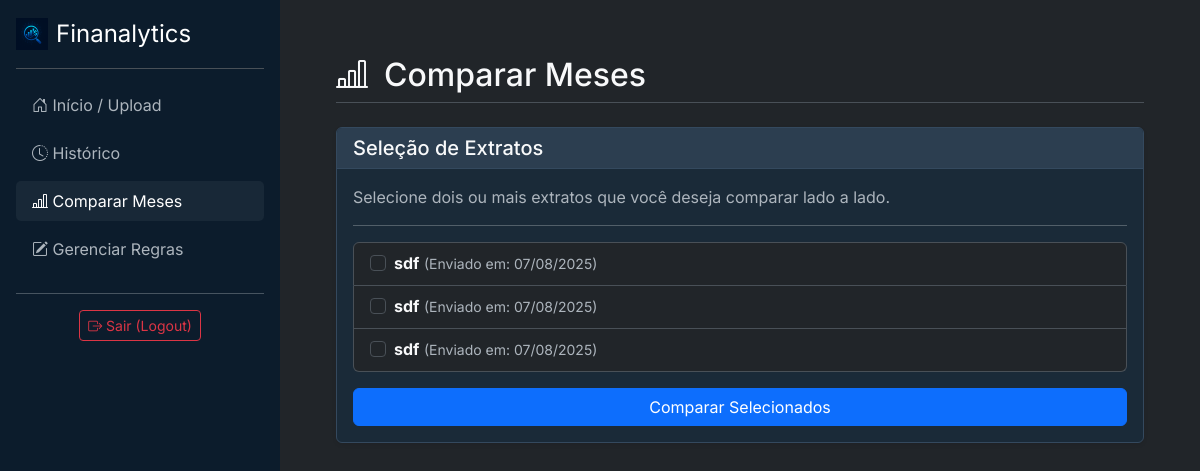
/comparar/ (signed in), run on an earlier commit of the app's database.
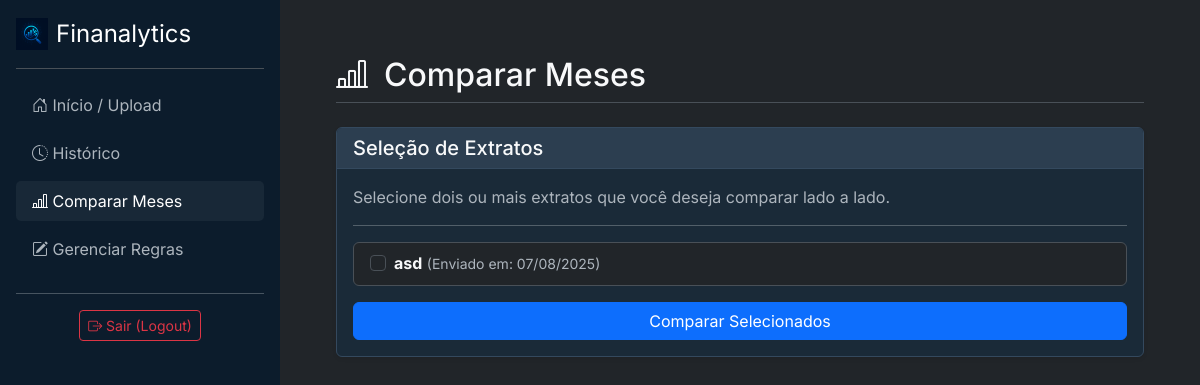
And on a later commit of the database.
### analisador/models.py (models this page shows, shortened)
class Extrato(models.Model):
    usuario = models.ForeignKey(User, on_delete=models.CASCADE)
    mes_referencia = models.CharField(max_length=50, help_text="Ex: Julho/2025")
    data_upload = models.DateTimeField(auto_now_add=True) # Salva a data do upload automaticamente

### analisador/views.py (the view, shortened to what this page needs)
# urls.py: path('comparar/', views.comparar_extratos, name='comparar'),
@login_required
def comparar_extratos(request):
    extratos = Extrato.objects.filter(usuario=request.user).order_by('-data_upload')
    contexto = {
        'extratos': extratos,
        'active_page': 'comparar'
    }
    return render(request, 'analisador/comparar.html', contexto)

### analisador/templates/analisador/comparar.html (shortened to what this page needs)
{% extends 'analisador/base.html' %}
{% block content %}
    <div class="d-flex justify-content-between align-items-center mb-4 pb-2 border-bottom">
        <h1 class="h2 mb-0"><i class="bi bi-bar-chart-line me-3"></i>Comparar Meses</h1>
    </div>
    <div class="card shadow-sm">
        <div class="card-header">
            <h5 class="card-title mb-0">Seleção de Extratos</h5>
        </div>
        <div class="card-body">
            <p class="card-text text-muted">Selecione dois ou mais extratos que você deseja comparar lado a lado.</p>
            <hr>
            <form method="POST">
                {% if extratos %}
                    <ul class="list-group mb-3">
                        {% for extrato in extratos %}
                            <li class="list-group-item">
                                <div class="form-check">
                                    <input class="form-check-input" type="checkbox" name="extratos_selecionados" value="{{ extrato.id }}" id="extrato-{{ extrato.id }}">
                                    <label class="form-check-label" for="extrato-{{ extrato.id }}">
                                        <strong>{{ extrato.mes_referencia }}</strong>
                                        <small class="text-muted">(Enviado em: {{ extrato.data_upload|date:"d/m/Y" }})</small>
                                    </label>
                                </div>
                            </li>
                        {% endfor %}
                    </ul>
                    <button type="submit" class="btn btn-primary w-100">Comparar Selecionados</button>
                {% else %}
                    <p class="text-center text-muted">Você precisa ter pelo menos dois extratos enviados para poder comparar. <a href="{% url 'home' %}">Faça um novo upload</a>.</p>
                {% endif %}
            </form>
        </div>
    </div>
{% endblock %}

What changed in the data, as far as the page shows it:
removed Extrato: mes_referencia "sdf", data_upload "07/08/2025"
removed Extrato: mes_referencia "sdf", data_upload "07/08/2025"
removed Extrato: mes_referencia "sdf", data_upload "07/08/2025"
added Extrato: mes_referencia "asd", data_upload "07/08/2025"
